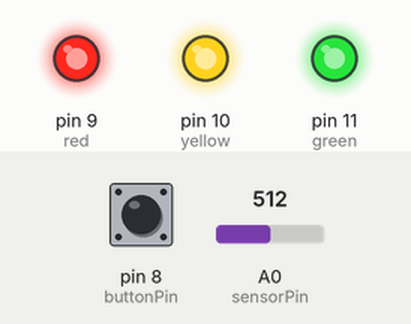
This sketch was run on a simulated Arduino Uno, built with avr-gcc and run on an emulated ATmega328P. On the bench: output pins drawn as LEDs (lit = HIGH). Dashed ring = blinking. The inputs (shaded band) are chosen by the test bench; at power-on: pin 8 (buttonPin) LOW, A0 (sensorPin) = 512.

Above: at 1.2 s.
1.3 s: pin 8 (buttonPin) pulled HIGH for 0.15 s
At 2.25 s:
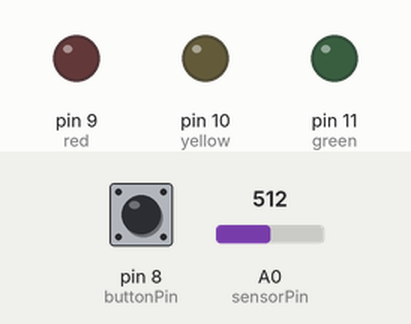
4.4 s: A0 (sensorPin) set to 716
At 4.75 s:
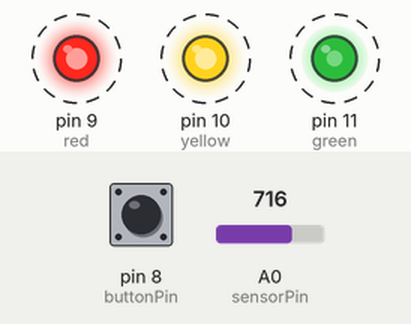
7.4 s: A0 (sensorPin) set to 900
10.4 s: pin 8 (buttonPin) pulled HIGH for 1 s
At 10.9 s:
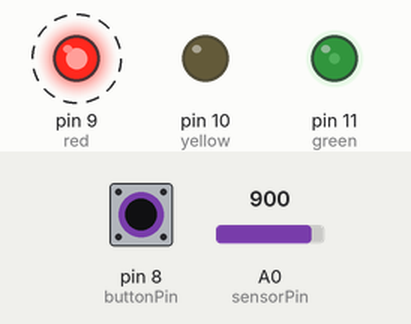
14.0 s: A0 (sensorPin) set to 1023
At 14.75 s:
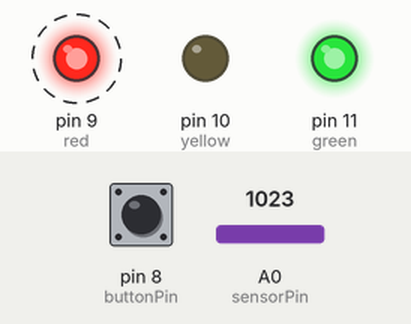
17.0 s: A0 (sensorPin) set to 306
Timing chart, 0 to 21.0 s (numbered marks = the images above; inputs shaded):
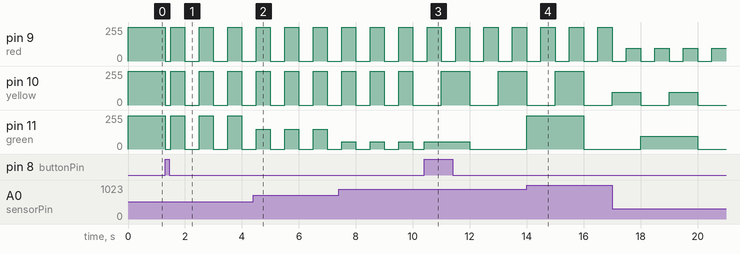

The sketch:

lab1.ino
```cpp
/*
  Lab1
  9/9/2016
  Jeff Pflueger and Eric Miller

  This code satisfies the requirements for Lab 1

  LEDs are hooked up to pins 9, 10, and 11
  A button is hooked up to pin 8
  An Infra-Red distance sensor is hooked up to pin A0

   The Button switches between 9 states for the LEDs:

   All On
   Blinking
   Counting forward in Binary
   Counting backward in Binary
   Move 1 LED forward
   Move 1 LED backward
   Move LED-Hole Forward
   Move LED-Hole Backward
   All Off

   The Infra red distance sensor changes the brightness
   of the LEDs when it senses something
   LEDs get dimmer the closer something gets.


 */

// constants won't change. They're used here to
// set pin numbers:
const int buttonPin = 8;   // the number of the pushbutton pin
const int green =  11;     // the number of the green LED pin
const int yellow = 10;     // the number of the yellow LED pin
const int red = 9;         // the number of the red LED pin
const int sensorPin = A0;  // the number of the IR sensor pin

// variables will change:
int buttonState = 0;       // variable for pushbutton status
int LEDState = 0;          // variable for LED state
int previousButtonState = 0; // previous button state variable
int timer;                 // timer variable
int sensorValue;           //value fo IR sensor

void setup() {
  // initialize the LED pin as an output:
  pinMode(green, OUTPUT);
  pinMode(yellow, OUTPUT);
  pinMode(red, OUTPUT);

  // initialize the pushbutton pin as an input:
  pinMode(buttonPin, INPUT);

  // initialize Serial Communication
  Serial.begin(9600);
}


void writeAll(bool redon, bool yellowon, bool greenon){
  //Sets LEDs to PWM signal between 0 and 255 based on IR sensor
  analogWrite(red, redon ? (250-sensorValue/2) : 0);
  analogWrite(yellow, yellowon ? (250-sensorValue/2) : 0);
  analogWrite(green, greenon ? (250-sensorValue/2) : 0);
}

void loop() {
  // read the state of the pushbutton value:
  buttonState = digitalRead(buttonPin);
  sensorValue = analogRead(sensorPin);

  // check if the pushbutton is pressed.
  // if it is, the buttonState is HIGH:
  if ((buttonState == HIGH) && (previousButtonState == LOW)) {

      //increment LEDState
      LEDState++;

      //LED State counts 0-8, 9 total states
      LEDState = LEDState % 9;

      //delays 2ms so button doesnt read
      //multiple times
      delay(2);
  }

  //times on half second intervals
  timer = millis()/500;

  //These set states for LEDs
  if (LEDState == 0) {
    //all LEDs On
    writeAll(HIGH, HIGH, HIGH);

  }
  else if(LEDState == 1) {
    //Blinking LEDs
    writeAll(timer%2 > 0, timer%2 > 0, timer%2 > 0);

  }
  else if(LEDState == 2) {
    //Counts forward in Binary
    writeAll(timer%2 > 0,timer%4 > 1, timer%8 > 3);

  }
  else if(LEDState == 3) {
    //Counts backward in Binary
    writeAll(!(timer%2 > 0),!(timer%4 > 1), !(timer%8 > 3));

  }
  else if(LEDState == 4) {
    //Blinks 1 LED forward
    //1-0-0 -> 0-1-0 -> 0-0-1
    writeAll(timer%3 == 0, timer%3 == 1, timer%3 == 2);

  }
  else if(LEDState == 5) {
    //Blinks 1 LED backward
    //0-0-1 -> 0-1-0 -> 1-0-0
    writeAll(timer%3 == 2, timer%3 == 1, timer%3 == 0);

  }
  else if(LEDState == 6) {
    //Blinks LED hole forward
    //0-1-1 -> 1-0-1 -> 1-1-0
    writeAll(!(timer%3 == 0), !(timer%3 == 1), !(timer%3 == 2));

  }
  else if(LEDState == 7) {
    //Blinks LED hole backward
    //1-1-0 -> 1-0-1 -> 0-1-1
    writeAll(!(timer%3 == 2), !(timer%3 == 1), !(timer%3 == 0));

  }
  else {
    //All LEDs Off
    writeAll(LOW, LOW, LOW);

  }

  //Sets previous button state to current
  //button state for use in future loops
  previousButtonState = buttonState;
}
```

Measured:
- after the input at 1.3 s, pin 9 (red), pin 10 (yellow): 255/255 → 0/255 at once, then repeats every 1.0 s: 255/255 0.50 s, 0/255 0.50 s; pin 11 (green): 250/255 → 0/255 at once, then repeats every 1.0 s: 250/255 0.50 s, 0/255 0.50 s
